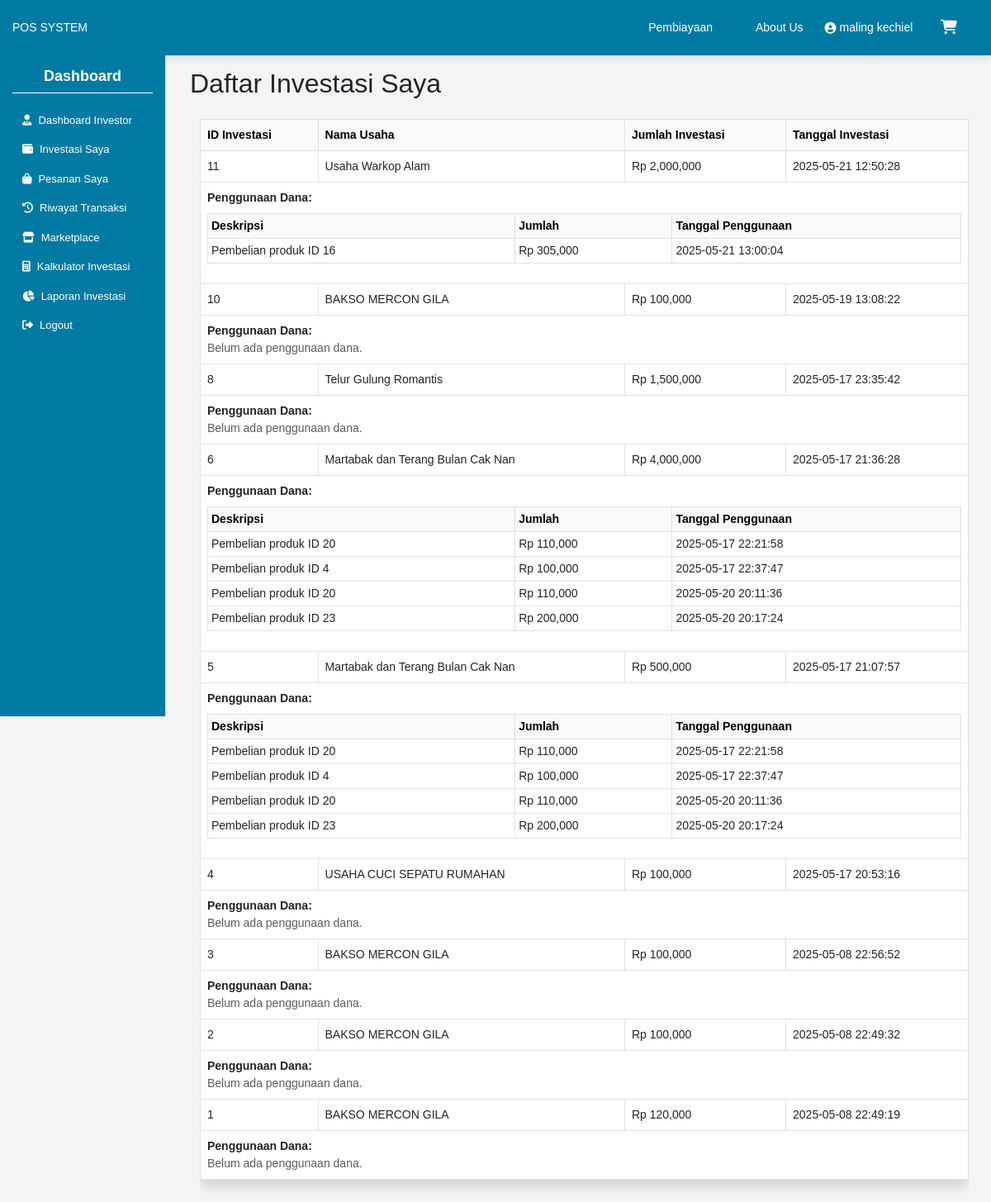
The app's page /investasi_saya (signed in) with its own data.
### tables this page shows
CREATE TABLE investments (
    id INTEGER PRIMARY KEY AUTOINCREMENT,
    crowdfunding_id INTEGER,
    investor_id INTEGER,
    amount REAL,
    created_at TEXT,
    FOREIGN KEY (crowdfunding_id) REFERENCES crowdfunding_requests(id)
);

CREATE TABLE crowdfunding_requests (
    id INTEGER PRIMARY KEY,
    business_name TEXT,
    investy_id INTEGER,
    amount INTEGER,
    description TEXT,
    status TEXT,
    document TEXT,
    created_at TEXT,
    cover_image TEXT
, funded_amount REAL DEFAULT 0, saldo INTEGER DEFAULT 0);

CREATE TABLE investment_usages (
    id INTEGER PRIMARY KEY AUTOINCREMENT,
    crowdfunding_id INTEGER,
    description TEXT,
    amount INTEGER,
    used_at TEXT
);

### hello.py (the view)
@app.route('/investasi_saya')
def investasi_saya():
    if 'user_id' not in session or session.get('role') != 'investor':
        flash("Silakan login terlebih dahulu sebagai investor.")
        return redirect(url_for('login', role='investor'))
    conn = get_db_connection()
    c = conn.cursor()
    c.execute('''
        SELECT i.id, i.crowdfunding_id, i.amount, i.created_at, c.business_name
        FROM investments i
        JOIN crowdfunding_requests c ON i.crowdfunding_id = c.id
        WHERE i.investor_id = ?
        ORDER BY i.created_at DESC
    ''', (session['user_id'],))
    daftar_investasi = c.fetchall()
    crowdfunding_ids = [str(invest['crowdfunding_id']) for invest in daftar_investasi]
    usage_dict = {}
    if crowdfunding_ids:
        placeholder = ','.join('?' * len(crowdfunding_ids))
        usage_rows = c.execute(f'''
            SELECT * FROM investment_usages
            WHERE crowdfunding_id IN ({placeholder})
        ''', crowdfunding_ids).fetchall()
        for row in usage_rows:
            cid = row['crowdfunding_id']
            if cid not in usage_dict:
                usage_dict[cid] = []
            usage_dict[cid].append(row)
    conn.close()
    return render_template("investor_investasi_saya.html",
                           daftar_investasi=daftar_investasi,
                           penggunaan_dana=usage_dict)

### database.py (called while the page is built)
def get_db_connection():
    conn = sqlite3.connect(DATABASE_NAME)
    conn.row_factory = sqlite3.Row  # Mengembalikan hasil dalam bentuk dictionary
    return conn

### templates/investor_investasi_saya.html
{% extends "dashboard.html" %}
{% block content %}
<h2 class="mb-3">Daftar Investasi Saya</h2>
<div class="container mt-4">
    <div class="table-responsive">
        <table class="table table-bordered shadow">
            <thead class="table-light">
                <tr>
                    <th>ID Investasi</th>
                    <th>Nama Usaha</th>
                    <th>Jumlah Investasi</th>
                    <th>Tanggal Investasi</th>
                </tr>
            </thead>
            <tbody>
                {% for investasi in daftar_investasi %}
                <tr>
                    <td>{{ investasi['id'] }}</td>
                    <td>{{ investasi['business_name'] }}</td>
                    <td>Rp {{ "{:,.0f}".format(investasi['amount']) }}</td>
                    <td>{{ investasi['created_at'] }}</td>
                </tr>
                <tr>
                    <td colspan="4">
                        <strong>Penggunaan Dana:</strong>
                        {% set usage = penggunaan_dana[investasi['crowdfunding_id']] %}
                        {% if usage %}
                        <table class="table table-sm table-bordered mt-2">
                            <thead class="table-light">
                                <tr>
                                    <th>Deskripsi</th>
                                    <th>Jumlah</th>
                                    <th>Tanggal Penggunaan</th>
                                </tr>
                            </thead>
                            <tbody>
                                {% for u in usage %}
                                <tr>
                                    <td>{{ u['description'] }}</td>
                                    <td>Rp {{ "{:,.0f}".format(u['amount']) }}</td>
                                    <td>{{ u['used_at'] }}</td>
                                </tr>
                                {% endfor %}
                            </tbody>
                        </table>
                        {% else %}
                        <div class="text-muted">Belum ada penggunaan dana.</div>
                        {% endif %}
                    </td>
                </tr>
                {% else %}
                <tr>
                    <td colspan="4" class="text-center">Belum ada investasi.</td>
                </tr>
                {% endfor %}
            </tbody>
        </table>
    </div>
</div>
{% endblock %}

### static/css/dashboard.css (style rules this page uses)
body { font-family: 'Poppins', Arial, sans-serif; font-size: 14px; margin: 0; padding: 0; box-sizing: border-box; background-color: #f4f4f4; }

### records on screen
investments: id "11", business_name "Usaha Warkop Alam", amount "2,000,000", created_at "2025-05-21 12:50:28"
investment_usages: description "Pembelian produk ID 16", amount "305,000", used_at "2025-05-21 13:00:04"
investments: id "10", business_name "BAKSO MERCON GILA", amount "100,000", created_at "2025-05-19 13:08:22", shows "Belum ada penggunaan dana."
investments: id "8", business_name "Telur Gulung Romantis", amount "1,500,000", created_at "2025-05-17 23:35:42", shows "Belum ada penggunaan dana."
investments: id "6", business_name "Martabak dan Terang Bulan Cak Nan", amount "4,000,000", created_at "2025-05-17 21:36:28"
investment_usages: description "Pembelian produk ID 20", amount "110,000", used_at "2025-05-17 22:21:58"
investment_usages: description "Pembelian produk ID 4", amount "100,000", used_at "2025-05-17 22:37:47"
investment_usages: description "Pembelian produk ID 20", amount "110,000", used_at "2025-05-20 20:11:36"
investment_usages: description "Pembelian produk ID 23", amount "200,000", used_at "2025-05-20 20:17:24"
investments: id "5", business_name "Martabak dan Terang Bulan Cak Nan", amount "500,000", created_at "2025-05-17 21:07:57"
investments: id "4", business_name "USAHA CUCI SEPATU RUMAHAN", amount "100,000", created_at "2025-05-17 20:53:16", shows "Belum ada penggunaan dana."
investments: id "3", business_name "BAKSO MERCON GILA", amount "100,000", created_at "2025-05-08 22:56:52", shows "Belum ada penggunaan dana."
investments: id "2", business_name "BAKSO MERCON GILA", amount "100,000", created_at "2025-05-08 22:49:32", shows "Belum ada penggunaan dana."
investments: id "1", business_name "BAKSO MERCON GILA", amount "120,000", created_at "2025-05-08 22:49:19", shows "Belum ada penggunaan dana."

### other values on screen
{{ session['fullname'] }} "maling kechiel"
